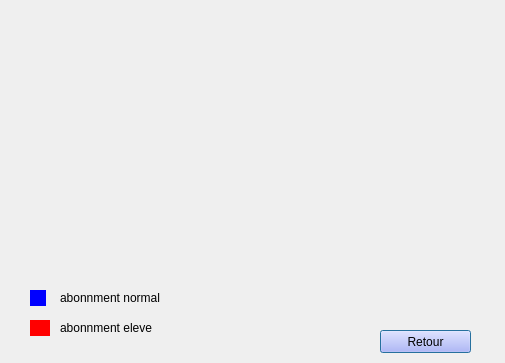
<?xml version="1.0" encoding="UTF-8"?>
<ui version="4.0">
 <class>statistique</class>
 <widget class="QDialog" name="statistique">
  <property name="geometry">
   <rect>
    <x>0</x>
    <y>0</y>
    <width>505</width>
    <height>363</height>
   </rect>
  </property>
  <property name="windowTitle">
   <string>Dialog</string>
  </property>
  <widget class="QLabel" name="label_2">
   <property name="geometry">
    <rect>
     <x>60</x>
     <y>320</y>
     <width>161</width>
     <height>16</height>
    </rect>
   </property>
   <property name="text">
    <string>abonnment eleve</string>
   </property>
  </widget>
  <widget class="QPushButton" name="Retour_stat">
   <property name="geometry">
    <rect>
     <x>380</x>
     <y>330</y>
     <width>91</width>
     <height>23</height>
    </rect>
   </property>
   <property name="styleSheet">
    <string notr="true">background-color: rgb(170, 170, 255);</string>
   </property>
   <property name="text">
    <string>Retour</string>
   </property>
  </widget>
  <widget class="QWidget" name="widget" native="true">
   <property name="geometry">
    <rect>
     <x>30</x>
     <y>290</y>
     <width>16</width>
     <height>16</height>
    </rect>
   </property>
   <property name="styleSheet">
    <string notr="true">
background-color: rgb(0, 0, 255);</string>
   </property>
   <widget class="QWidget" name="widget_4" native="true">
    <property name="geometry">
     <rect>
      <x>10</x>
      <y>10</y>
      <width>16</width>
      <height>16</height>
     </rect>
    </property>
    <property name="styleSheet">
     <string notr="true">
background-color: rgb(0, 0, 255);</string>
    </property>
   </widget>
  </widget>
  <widget class="QLabel" name="label">
   <property name="geometry">
    <rect>
     <x>60</x>
     <y>290</y>
     <width>171</width>
     <height>16</height>
    </rect>
   </property>
   <property name="text">
    <string>abonnment normal</string>
   </property>
  </widget>
  <widget class="QWidget" name="widget_5" native="true">
   <property name="geometry">
    <rect>
     <x>30</x>
     <y>320</y>
     <width>20</width>
     <height>16</height>
    </rect>
   </property>
   <property name="styleSheet">
    <string notr="true">background-color: rgb(255, 0, 0);</string>
   </property>
  </widget>
 </widget>
 <resources/>
 <connections/>
</ui>
